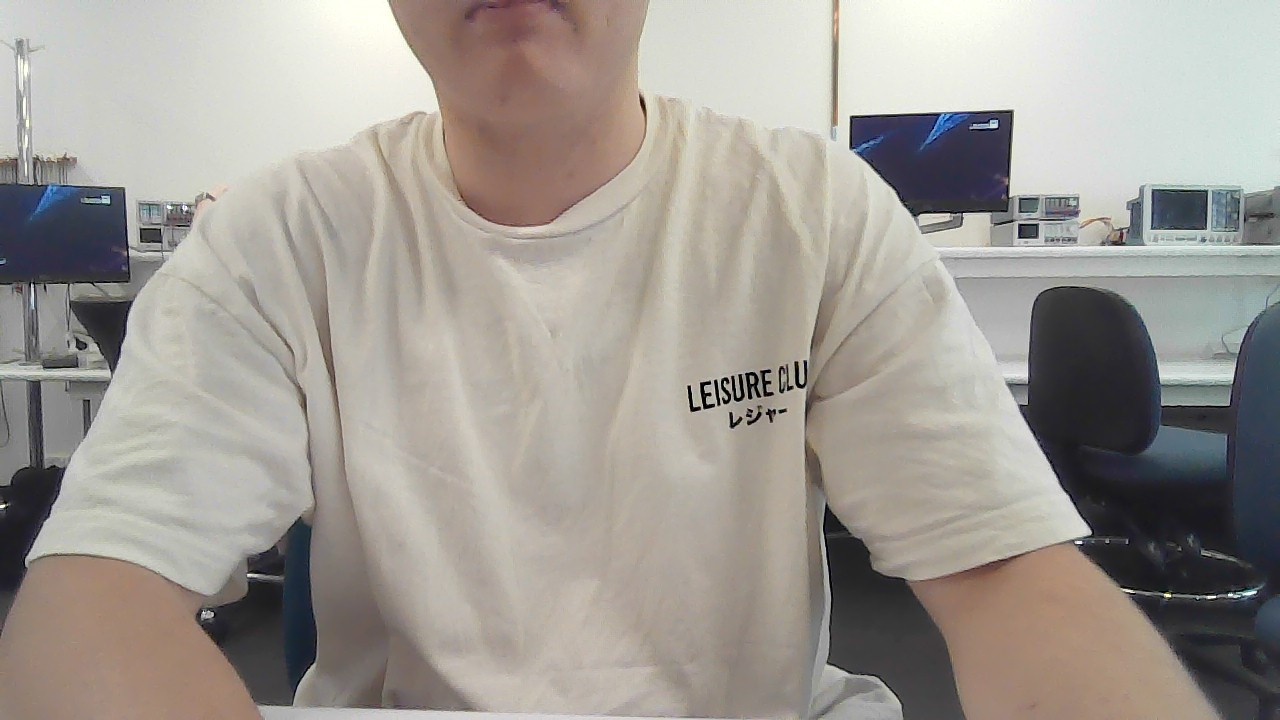
#> input picture Jett's Code Valut/vision_system/Week 9 Code/Part 1/Test1.png, 1280 x 720 px, given in place of the camera
$ python Multicolor.py
#> lines starting #> are read from the running program, lines starting #| are printed output that depends on the picture; after the words box and inside, x2 and y2 are one past the last pixel; in counts of white or black regions, pixels touching at a corner belong together
#> further down, frame is the input picture: shape (720, 1280, 3); mean B, G, R 148.6, 155.1, 160.4
import cv2
import numpy as np

# Define color ranges for object detection (in HSV format)
import cv2
import numpy as np

# Define color ranges for object detection (in HSV format)
color_ranges = {
        'black': (np.array([0, 0, 0]), np.array([179, 80, 55])),
        'blue':(np.array([0, 0, 20]), np.array([40, 255, 190])),
        'green': (np.array([20,0,38]), np.array([70,255,120]))
        # Add more color ranges here if needed
    }

# Define colors for contour outlines corresponding to each color
contour_colors = {
    'black': (0, 0, 255),  # Red for black
    'blue': (255, 0, 0),  # Blue
    'green': (0, 255, 0),  # Green
    # Add more colors here if needed
}

def detect_objects(frame):
    # Convert the frame to HSV color space
    hsv_frame = cv2.cvtColor(frame, cv2.COLOR_BGR2HSV)
#> hsv_frame: shape (720, 1280, 3); mean H, S, V 39.4, 29.9, 163.1

    detected_objects = []

    for color, (lower, upper) in color_ranges.items():
        # Create a mask for the specific color
        mask = cv2.inRange(hsv_frame, lower, upper)

        # Find contours in the mask
        contours, _ = cv2.findContours(mask, cv2.RETR_EXTERNAL, cv2.CHAIN_APPROX_SIMPLE)

        for contour in contours:
            # Calculate the area of the contour
            area = cv2.contourArea(contour)

            # Ignore small noise by setting a threshold for the area
            if area > 100:
                # Get the contour color
                contour_color = contour_colors[color]

                # Draw contours with the corresponding color
                cv2.drawContours(frame, [contour], -1, contour_color, 2)
#> this loop made 3 passes
#> pass 1, in detect_objects, `mask = cv2.inRange(hsv_frame, lower, upper)`:
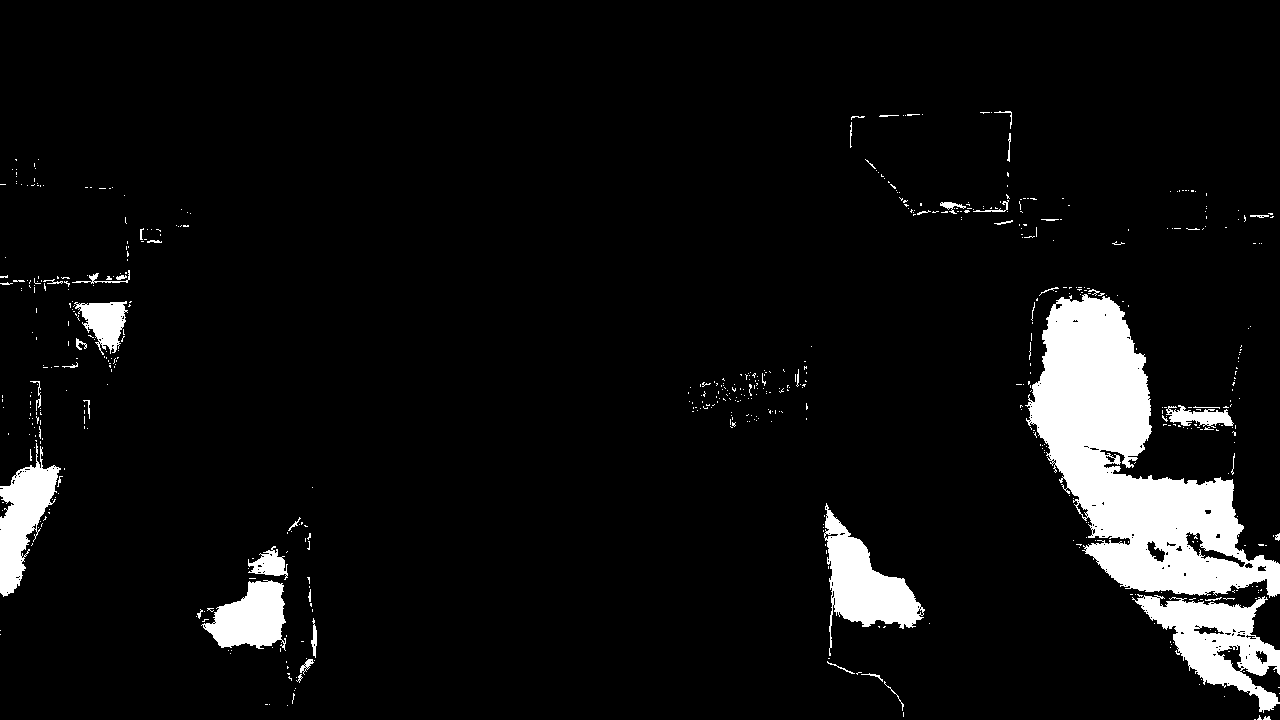
#> mask: shape (720, 1280); 6.7% white; 601 white regions (551 under 20 px), largest, box (x1, y1, x2, y2) and area: (1025, 294, 1280, 598) 33543, (1132, 595, 1280, 713) 7278, (824, 503, 925, 656) 5839
#> pass 2, in detect_objects, `mask = cv2.inRange(hsv_frame, lower, upper)`:
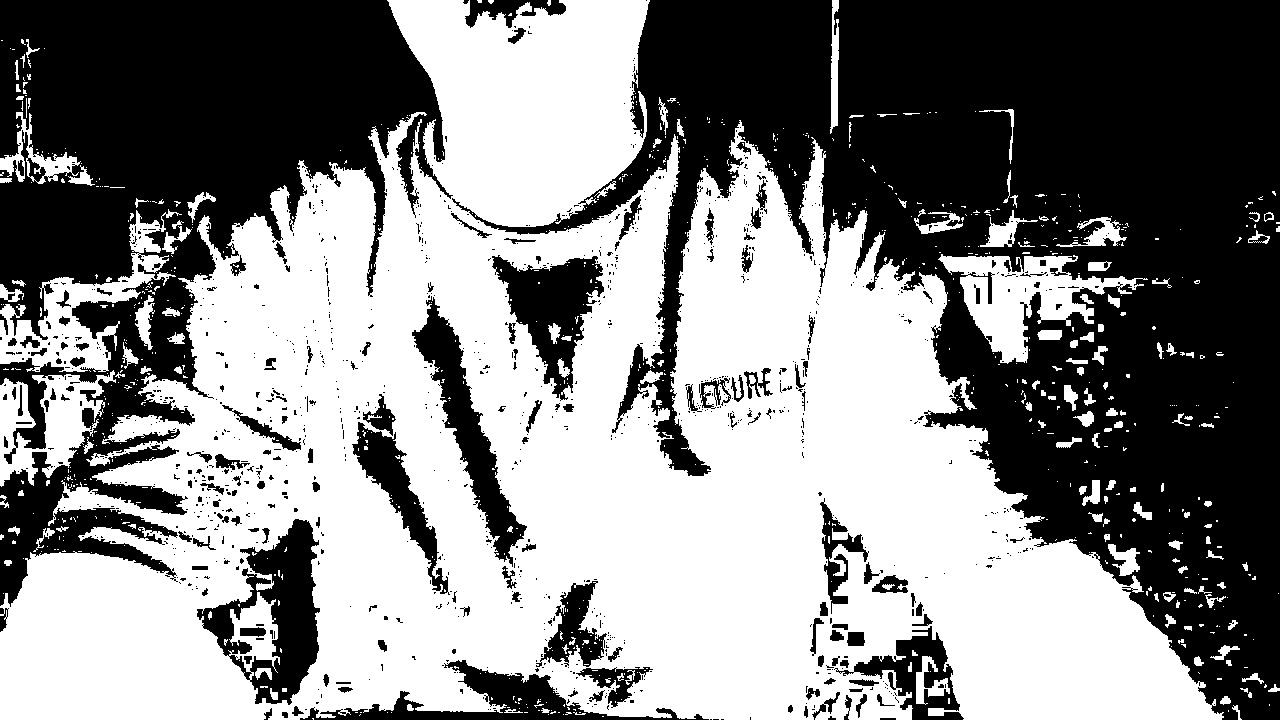
#> mask: shape (720, 1280); 52.9% white; 1124 black regions (962 under 20 px), largest, box (x1, y1, x2, y2) and area: (452, 0, 1280, 720) 250543, (0, 0, 453, 607) 123428, (197, 519, 320, 705) 9821
#> after the loop:
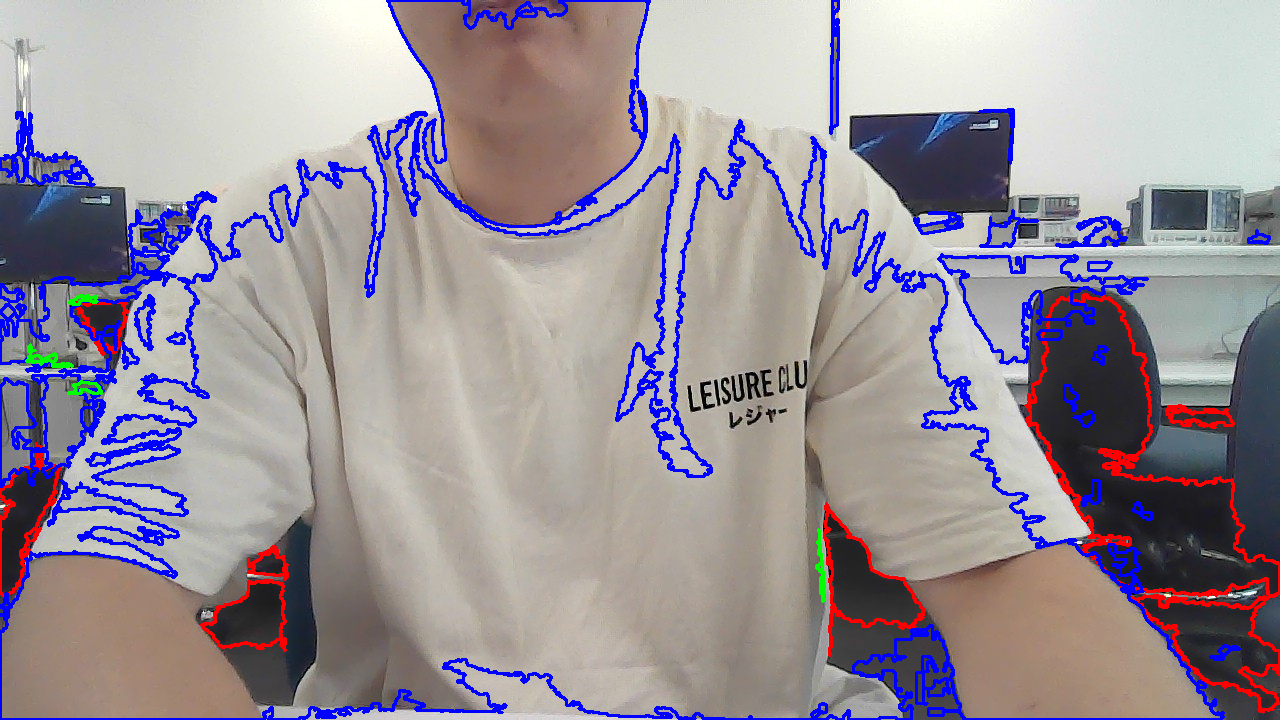
#> frame: shape (720, 1280, 3); 7.73% of pixels changed, all inside (x1, y1, x2, y2) = (0, 0, 1280, 720)

    return frame, detected_objects

def get_object_type(color):
    # You can define a mapping from color to object type here
    object_types = {
        "red": "Apple",
        "green": "Leaf",
        "blue": "Blueberry",
        "yellow": "Banana",
    }
    return object_types.get(color, "Unknown")

def calculate_distance(object_width):
    # Implement your distance calculation logic based on object size here
    # This will depend on the camera's characteristics and calibration
    # For simplicity, this example assumes a linear relationship between size and distance
    return 100 / object_width  # Adjust the constant for your setup

# Open a video capture stream (you can also use a camera)
cap = cv2.VideoCapture(0)

while True:
    ret, frame = cap.read()
    if not ret:
        break

    processed_frame, objects = detect_objects(frame)
#> objects = []

    # Display the frame with bounding boxes
    cv2.imshow('Object Detection', processed_frame)

    # Press 'q' to exit the loop
    if cv2.waitKey(1) & 0xFF == ord('q'):
#> (key q is pressed here)
        break

# Release the video capture and close all OpenCV windows
cap.release()
cv2.destroyAllWindows()

def detect_objects(frame):
    # Convert the frame to HSV color space
    hsv_frame = cv2.cvtColor(frame, cv2.COLOR_BGR2HSV)

    detected_objects = []

    for color, (lower, upper) in color_ranges.items():
        # Create a mask for the specific color
        mask = cv2.inRange(hsv_frame, lower, upper)

        # Find contours in the mask
        contours, _ = cv2.findContours(mask, cv2.RETR_EXTERNAL, cv2.CHAIN_APPROX_SIMPLE)

        for contour in contours:
            # Calculate the area of the contour
            area = cv2.contourArea(contour)

            # Ignore small noise by setting a threshold for the area
            if area > 100:
                # Get the bounding box coordinates
                x, y, w, h = cv2.boundingRect(contour)

                # Draw a bounding box around the object
                cv2.rectangle(frame, (x, y), (x + w, y + h), (0, 255, 0), 2)

                # Calculate the distance (you may need additional hardware for accurate distance measurement)
                distance = calculate_distance(w)  # Implement your distance calculation function

                detected_objects.append({
                    "color": color,
                    "type": get_object_type(color),
                    "distance": distance
                })
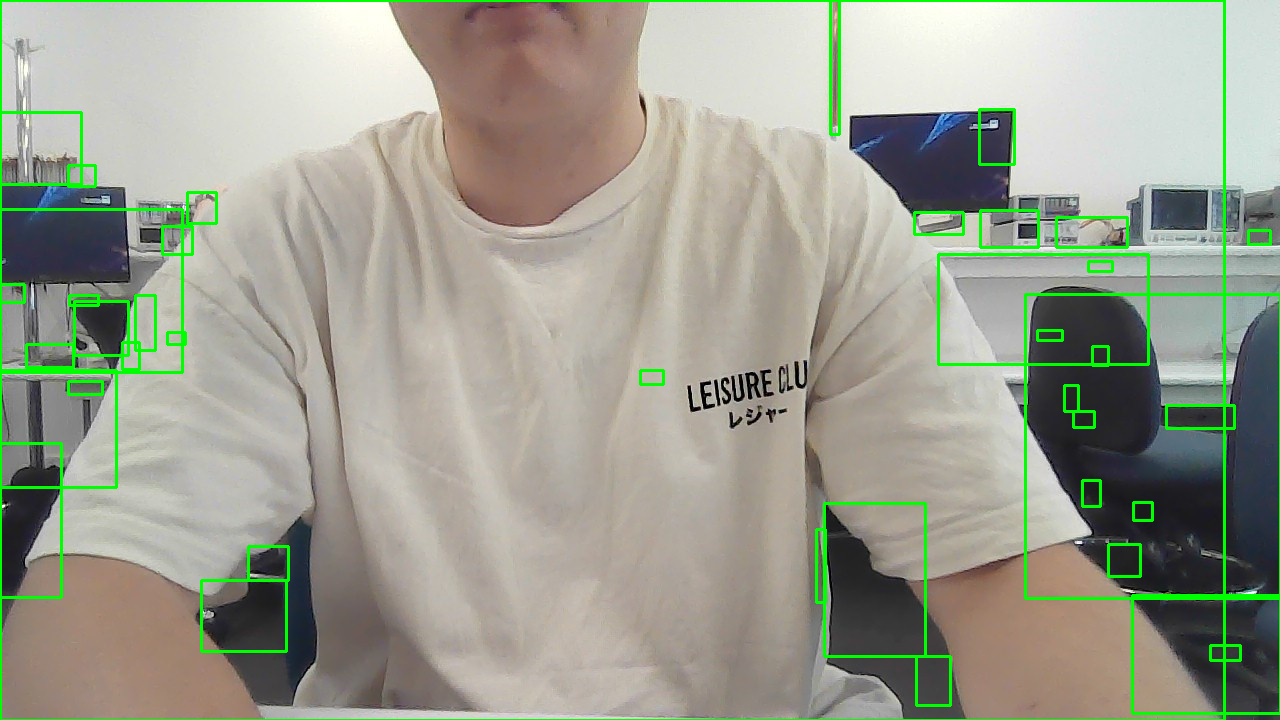
#> frame: shape (720, 1280, 3); 3.28% of pixels changed, all inside (x1, y1, x2, y2) = (0, 0, 1280, 720)
#> after the loop, detected_objects = 41 items

    return frame, detected_objects

def get_object_type(color):
    # You can define a mapping from color to object type here
    object_types = {
        "red": "Apple",
        "green": "Leaf",
        "blue": "Blueberry",
        "yellow": "Banana",
    }
    return object_types.get(color, "Unknown")

def calculate_distance(object_width):
    # Implement your distance calculation logic based on object size here
    # This will depend on the camera's characteristics and calibration
    # For simplicity, this example assumes a linear relationship between size and distance
    return 100 / object_width  # Adjust the constant for your setup

# Open a video capture stream (you can also use a camera)
cap = cv2.VideoCapture(0)

while True:
    ret, frame = cap.read()
    if not ret:
        break

    processed_frame, objects = detect_objects(frame)
#> objects = 41 items

    # Display the frame with bounding boxes
    cv2.imshow('Object Detection', processed_frame)

    # Press 'q' to exit the loop
    if cv2.waitKey(1) & 0xFF == ord('q'):
#> (key q is pressed here)
        break

# Release the video capture and close all OpenCV windows
cap.release()
cv2.destroyAllWindows()
